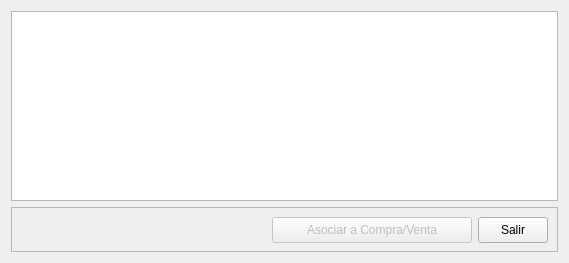
<?xml version="1.0" encoding="UTF-8"?>
<ui version="4.0">
 <class>CargasDeposito</class>
 <widget class="QDialog" name="CargasDeposito">
  <property name="geometry">
   <rect>
    <x>0</x>
    <y>0</y>
    <width>569</width>
    <height>263</height>
   </rect>
  </property>
  <property name="windowTitle">
   <string>Dialog</string>
  </property>
  <layout class="QFormLayout" name="formLayout">
   <item row="0" column="0" colspan="2">
    <widget class="QTableView" name="deposito">
     <property name="maximumSize">
      <size>
       <width>551</width>
       <height>192</height>
      </size>
     </property>
     <property name="styleSheet">
      <string notr="true">font: 12pt &quot;MS Shell Dlg 2&quot;;</string>
     </property>
    </widget>
   </item>
   <item row="1" column="0" colspan="2">
    <widget class="QFrame" name="frame">
     <property name="minimumSize">
      <size>
       <width>0</width>
       <height>26</height>
      </size>
     </property>
     <property name="frameShape">
      <enum>QFrame::StyledPanel</enum>
     </property>
     <property name="frameShadow">
      <enum>QFrame::Raised</enum>
     </property>
     <layout class="QHBoxLayout" name="horizontalLayout">
      <item>
       <spacer name="horizontalSpacer">
        <property name="orientation">
         <enum>Qt::Horizontal</enum>
        </property>
        <property name="sizeHint" stdset="0">
         <size>
          <width>200</width>
          <height>24</height>
         </size>
        </property>
       </spacer>
      </item>
      <item>
       <widget class="QPushButton" name="asociar">
        <property name="enabled">
         <bool>false</bool>
        </property>
        <property name="minimumSize">
         <size>
          <width>200</width>
          <height>26</height>
         </size>
        </property>
        <property name="maximumSize">
         <size>
          <width>200</width>
          <height>26</height>
         </size>
        </property>
        <property name="styleSheet">
         <string notr="true">font: 12pt &quot;MS Shell Dlg 2&quot;;</string>
        </property>
        <property name="text">
         <string>Asociar a Compra/Venta</string>
        </property>
       </widget>
      </item>
      <item>
       <widget class="QPushButton" name="salir">
        <property name="minimumSize">
         <size>
          <width>70</width>
          <height>26</height>
         </size>
        </property>
        <property name="maximumSize">
         <size>
          <width>70</width>
          <height>26</height>
         </size>
        </property>
        <property name="styleSheet">
         <string notr="true">font: 12pt &quot;MS Shell Dlg 2&quot;;</string>
        </property>
        <property name="text">
         <string>Salir</string>
        </property>
       </widget>
      </item>
     </layout>
    </widget>
   </item>
  </layout>
 </widget>
 <resources/>
 <connections/>
</ui>
